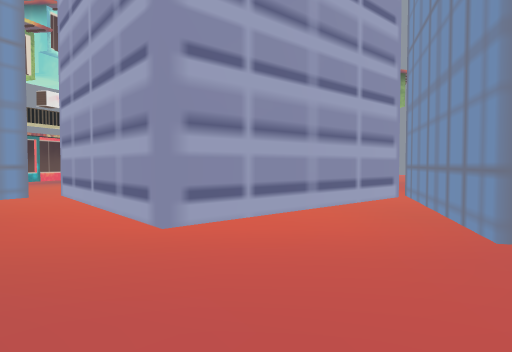
view 1 (above)

19 first-person views from a walk through a scene from a Unity 3-D project. The camera is 1.4 m above the floor, tilts 2° down and sees 75° across. The floor is counted in squares, 2 m on a side. Each view is taken from the middle of a square. On the plan, view 1 faces up. The plan holds only what a view shows up to about 10 squares ahead; the rest is blank. The place goes on beyond the plan. The player character is not drawn.

view 2
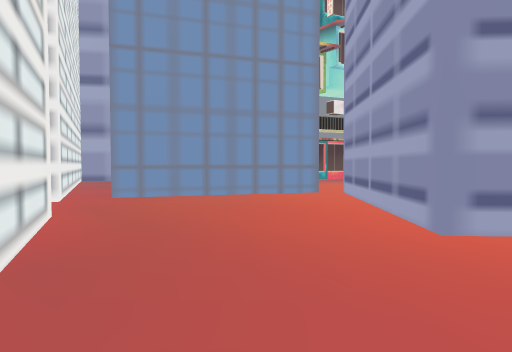

view 3
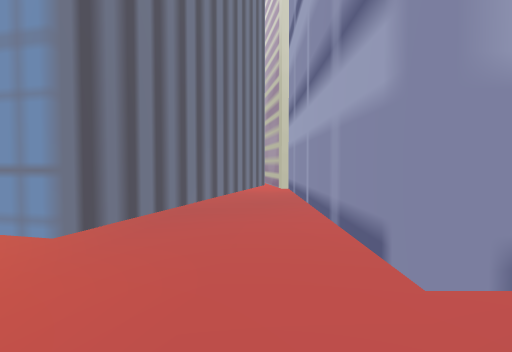

view 4
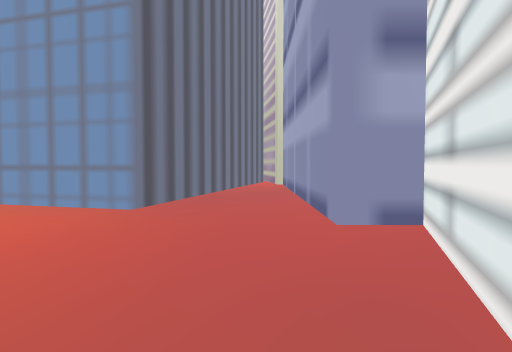

view 5
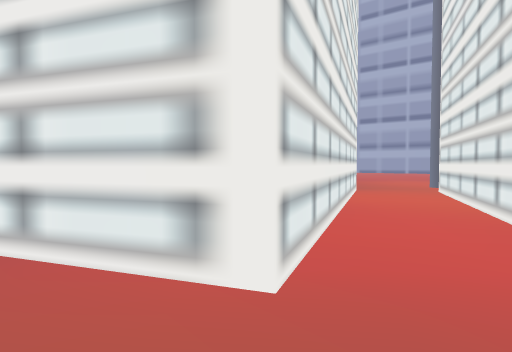

view 6
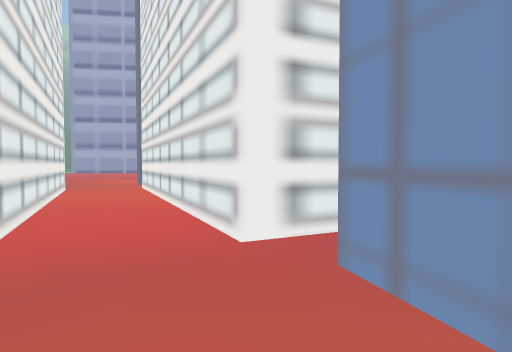

view 7
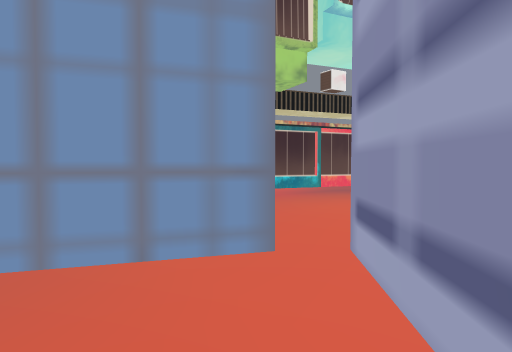

view 8
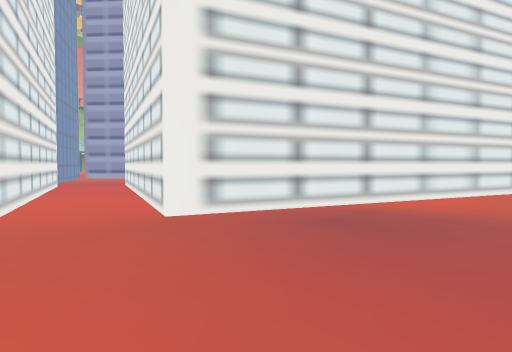

view 9
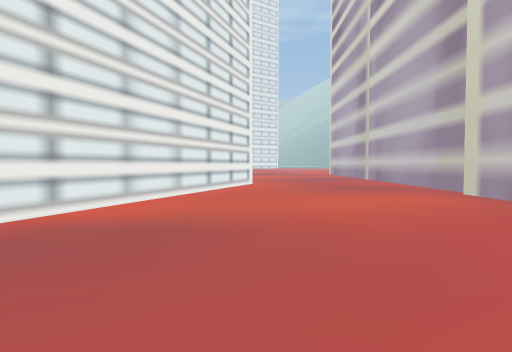

view 10
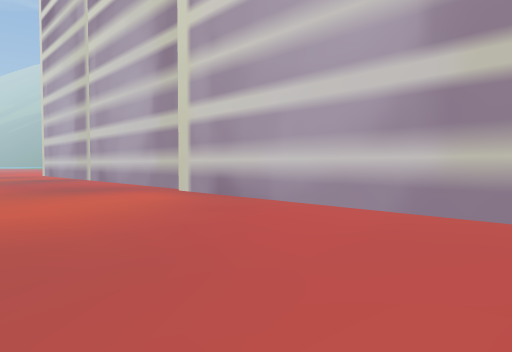

view 11
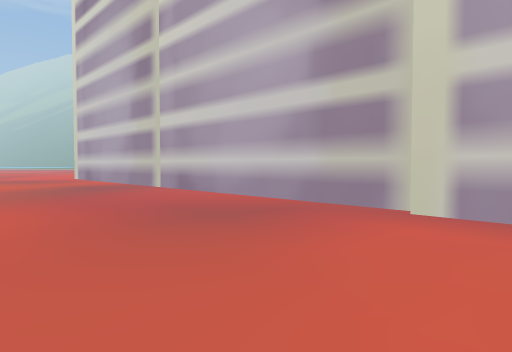

view 12
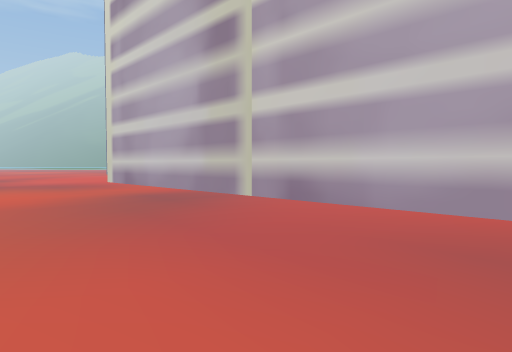

view 13
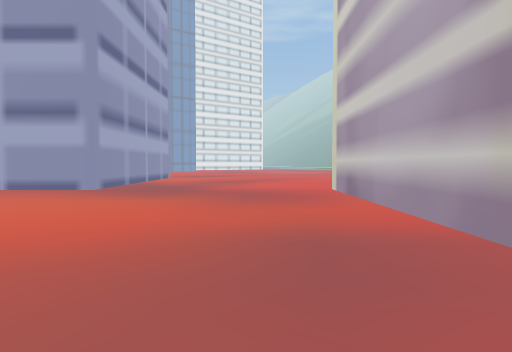

view 14
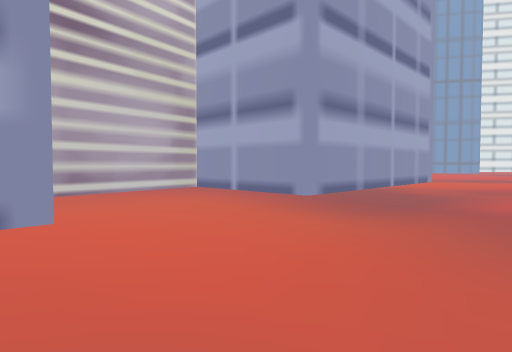

view 15
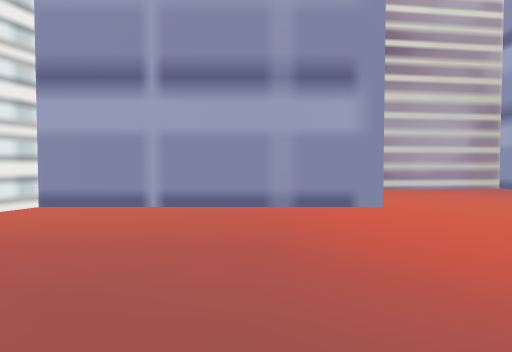

view 16
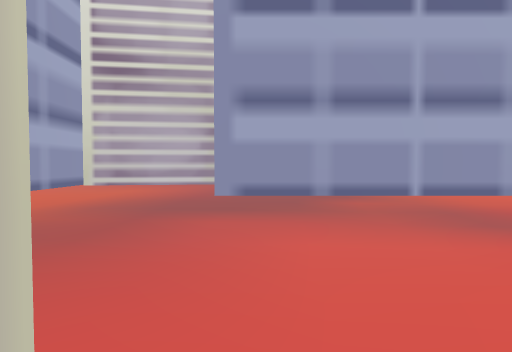

view 17
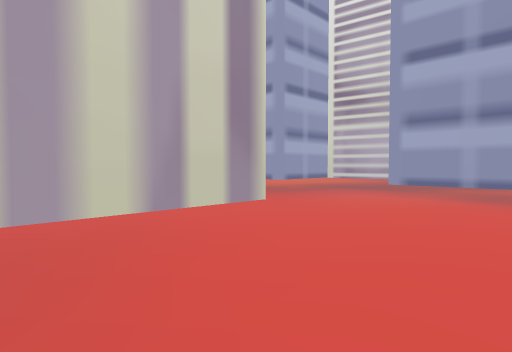

view 18
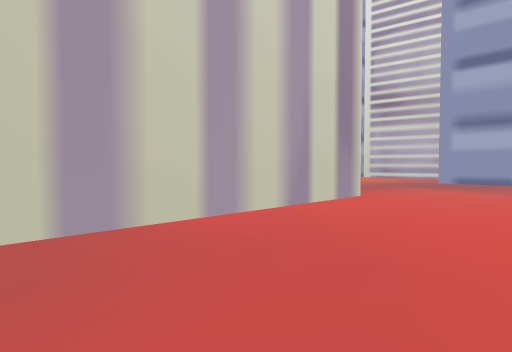

view 19
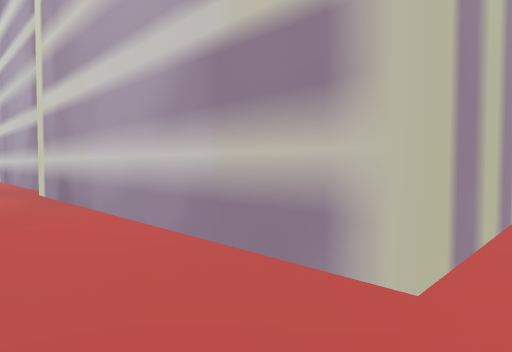

### Floor plan
Ten units are one square. View 1 is at (0, 0); x grows to the right and y downward. Boxes are objects, and circles mark ways between rooms. Rooms are numbered by the first view taken in them; rooms with no view inside come last. Other rooms are left out.
<svg viewBox="-102 -80 302 301">
<path fill="none" stroke="#000" d="M-51 -12 8 9 8 -1 85 -1M-48 -70 -71 -27M31 -71 -10 -36 -44 -75M85 -2 90 -3M91 -10 21 -29 34 -75M91 86 35 86 32 91M10 91 -77 60 -69 39M91 60 91 74M-11 151 144 151 144 216M195 86 141 86 141 43 99 49M-94 179 -94 148 -11 148M-89 32 -97 55M-78 4 -89 32M-69 39 -59 9M-70 -19 -78 4M-59 9 -51 -12"/>
<circle cx="-60" cy="-10" r="3" fill="#2a7"/>
<circle cx="-80" cy="30" r="3" fill="#2a7"/>
<circle cx="-70" cy="10" r="3" fill="#2a7"/>
<text x="-10" y="-30">1</text>
<text x="60" y="120">2</text>
<text x="-70" y="20">3</text>
<text x="-70" y="-10">4</text>
</svg>
Room 1 opens to room 4. Room 2 opens to room 3. Room 3 opens to room 4.

Where each view was taken, in squares from view 1:
view 1: 0 up, 0 right, facing up
view 2: 0 up, 0 right, facing up-left
view 3: 1 up, 1 left, facing right
view 4: 1 up, 3 left, facing right
view 5: 3 up, 5 left, facing down
view 6: 4 up, 5 left, facing down-left
view 7: 5 up, 3 left, facing up-left
view 8: 10 down, 10 left, facing up-right
view 9: 10 down, 9 left, facing right
view 10: 10 down, 9 left, facing down-right
view 11: 10 down, 3 left, facing down-right
view 12: 10 down, 1 right, facing down-right
view 13: 13 down, 5 right, facing right
view 14: 13 down, 8 right, facing up-right
view 15: 14 down, 7 right, facing up
view 16: 16 down, 15 right, facing up
view 17: 20 down, 19 right, facing up-left
view 18: 22 down, 18 right, facing up-left
view 19: 13 down, 10 left, facing down-right
